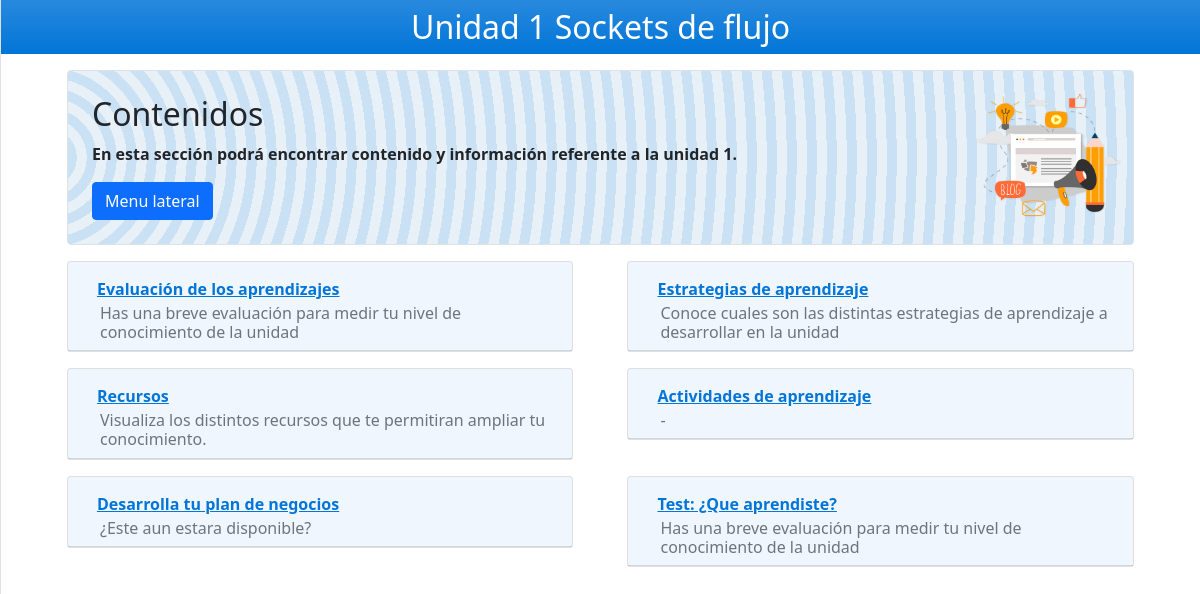
Page /resource/1/ on the earlier database version.
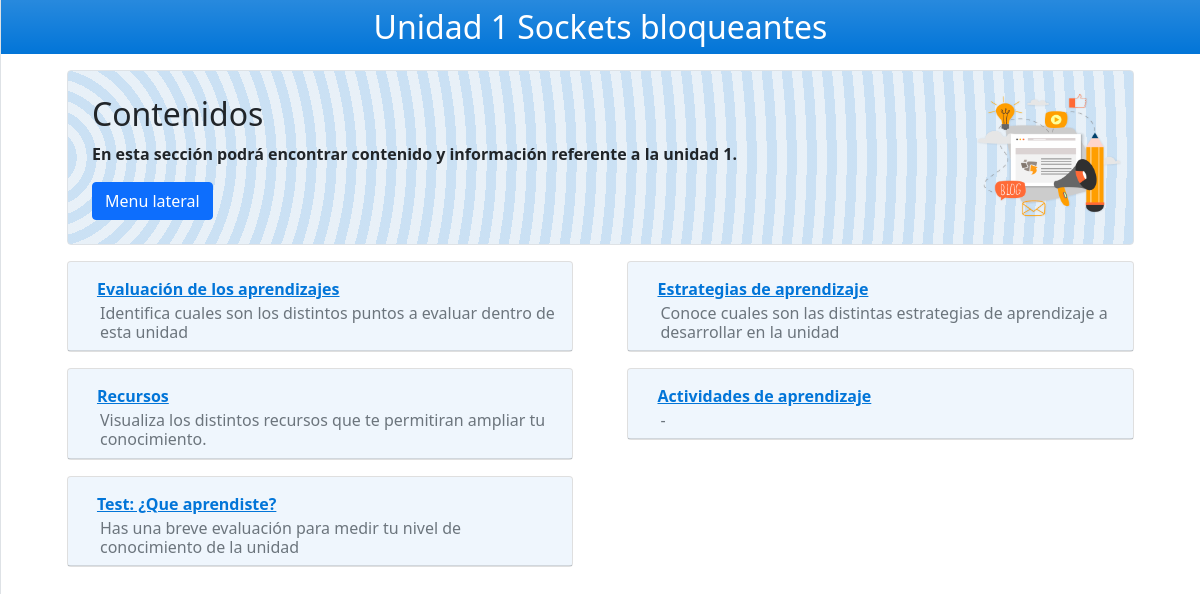
Same page on the later database version.
### gestion/models.py (models this page shows, shortened)
class BaseUnit(models.Model):
    class Meta:
        abstract = True
    name = models.CharField(
        max_length=50, help_text="Nombre de la unidad.", verbose_name="Nombre de la unidad"
    )
    order = models.PositiveIntegerField(
        unique=True, help_text="Índice de la unidad (usado para ordenar cada unidad).", verbose_name="Índice"
    )

class Unit(BaseUnit):
    class Meta:
        ordering = ("order",)
    goal = models.CharField(
        max_length=200, default="Ejemplo", help_text="Objetivo de la materia.", verbose_name="Objetivo"
    )
    header_color = ColorField(default="#000000", help_text="Color de la barra principal.")

class UnitResource(BaseUnit):
    class Meta:
        ordering = ("order",)
    parent = models.ForeignKey(
        Unit,
        on_delete=models.CASCADE,
        related_name="ResourceUnit",
        help_text="Sección padre de este recurso.",
        verbose_name="Sección padre",
    )
    contents = models.TextField(help_text="Contenidos (HTML) para este recurso.", max_length=1000)
    subtitle = models.TextField(max_length=9000, help_text="Subtítulo, opcional.", blank=True, null=True)
    order_as_str = models.CharField(
        max_length=10,
        unique=True,
        help_text="Índice a mostrar en el sitio (Ej: 1.2.3).",
        verbose_name="Índice (temario)",
    )

### gestion/views.py (the view)
# urls.py: path("resource/<int:order>/", views.resource, name="resource")
def resource(request, order: int):
    if this_unit := Unit.objects.filter(order=order).first():
        return render(
            request,
            "resource.html",
            context={
                "this_unit": this_unit,
                "units": Unit.objects.all(),
                "resources": UnitResource.objects.filter(parent=this_unit),
            },
        )
    raise Http404()

### gestion/templates/resource.html (shortened to what this page needs)
{% extends 'base.html' %}
{% load static %}
{% block content %}
	<div style="padding-top: 0px;">
        <div class="text-white text-center mx-auto p-2 bg-gradient " style="background-color: {{ this_unit.header_color }};">
			<h2 style="margin-bottom: 0"> Unidad {{ this_unit.order }} {{ this_unit.name }}</h2>
        </div>
        <div class="col col-md-11 p-3 mx-auto">
            <img src="{% static 'main/content.png'%}" width="170" height="170" class="d-inline-block align-top float-right" alt="">
            <div class="bg-light p-4 rounded border border_acccent soft_accent">
                <h2 id="objetivo">Contenidos</h2>
                <p class="font-weight-bold">
                	En esta sección podrá encontrar contenido y información referente a la unidad {{ this_unit.order }}.
                </p>
                <button class="btn btn-primary text-white" id="sidebarToggle">Menu lateral</button>
            </div>
            <div class="p-2">
            </div>
            <div class="card-deck">
                <div class="row">
                {% for item in resources %}
                    <div class="col col-md-6 mb-3">
                        <div class="card">
                            <div class="card-header softer_accent" id="heading_{{item.order}}">
                                <button class="btn btn-link font-weight-bold" data-toggle="collapse" data-target="#collapse_{{item.order}}"
                                    aria-expanded="true" aria-controls="collapse_{{item.order}}">
                                     {{item.name}}
                                </button>
                                {% if item.subtitle %}
                                    <h6 class="card-subtitle ml-3 text-muted">{{ item.subtitle }}</h6>
                                {% endif %}
                            </div>
                        </div>
                    </div>
                {% endfor %}
                </div>
            </div>
        </div>
    </div>
</div>
{% endblock %}

Differences in the rows shown:
removed UnitResource: name "Desarrolla tu plan de negocios", subtitle "¿Este aun estara disponible?"
changed Unit: name "Sockets de flujo" → "Sockets bloqueantes"
changed UnitResource "Evaluación de los aprendizajes": subtitle "Has una breve evaluación para medir tu nivel de conocimiento de la unidad" → "Identifica cuales son los distintos puntos a evaluar dentro de esta unidad"
